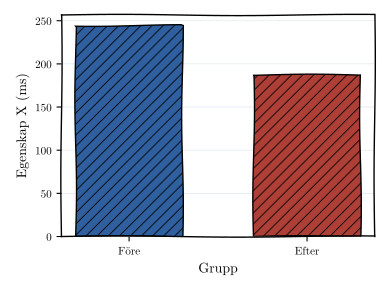

Generate this figure with Python:
import matplotlib.pyplot as plt
import matplotlib.font_manager as fm
import numpy as np
from scipy import stats

# Matcha figurens typsnitt och storlek mot LaTeX-dokumentet
# (fontsize: 10pt, geometry: margin=1in => textbredd 6.5in, se garb.qmd).
# Använder samma Latin Modern-typsnitt som dokumentet, buntat i fonts/.
for _f in ("lmroman10-regular.otf", "lmroman10-bold.otf", "lmroman10-italic.otf"):
    fm.fontManager.addfont(f"fonts/{_f}")

plt.rcParams.update({
    "font.family": "Latin Modern Roman",
    "mathtext.fontset": "cm",
    "font.size": 10,
    "axes.labelsize": 10,
    "axes.titlesize": 10,
    "xtick.labelsize": 8,
    "ytick.labelsize": 8,
    "legend.fontsize": 8,
    "hatch.linewidth": 0.6,
})

# Validerad, CVD-säker färgpalett samt linjebredd som delas mellan axlar,
# stänglar och punkter för ett enhetligt "handritat ingenjörsblock"-utseende.
FORE_COLOR, EFTER_COLOR = "#2f5f9e", "#ad3f37"
AXIS_LW = 1.0
SKETCH = dict(scale=0.45, length=170, randomness=1)

def sketch_spines(ax):
    for spine in ax.spines.values():
        spine.set_linewidth(AXIS_LW)
        spine.set_sketch_params(**SKETCH)

fore = [242, 248, 235, 251, 239, 246, 241, 253, 238, 249,
        244, 237, 250, 245, 243, 247, 240, 252, 236, 248,
        245, 241, 249, 243, 246, 238, 251, 244, 247, 242,
        248, 240, 249, 245, 243]

efter = [189, 185, 192, 187, 183, 190, 186, 188, 184, 191,
         187, 185, 189, 186, 188, 184, 190, 187, 185, 189,
         186, 188, 184, 190, 187, 185, 189, 186, 188, 184,
         190, 187, 185, 189, 186]

# Stapeldiagram (motsvarande tidigare 60% av textbredden, nu satt direkt;
# inkludera i LaTeX med width=3.9in för att matcha exakt)
fig, ax = plt.subplots(figsize=(3.9, 2.9))
ax.set_axisbelow(True)
ax.grid(True, axis='y', which='major', color='#a9c4e0', linewidth=0.5, alpha=0.4)
bars = ax.bar(['Före', 'Efter'], [np.mean(fore), np.mean(efter)],
               color=[FORE_COLOR, EFTER_COLOR], width=0.6,
               edgecolor='black', linewidth=AXIS_LW, hatch='///')
for bar in bars:
    bar.set_sketch_params(scale=0.6, length=130, randomness=1)
sketch_spines(ax)
ax.set_xlabel('Grupp')
ax.set_ylabel('Egenskap X (ms)')
plt.tight_layout()
plt.savefig('bars.pdf')
plt.close()
